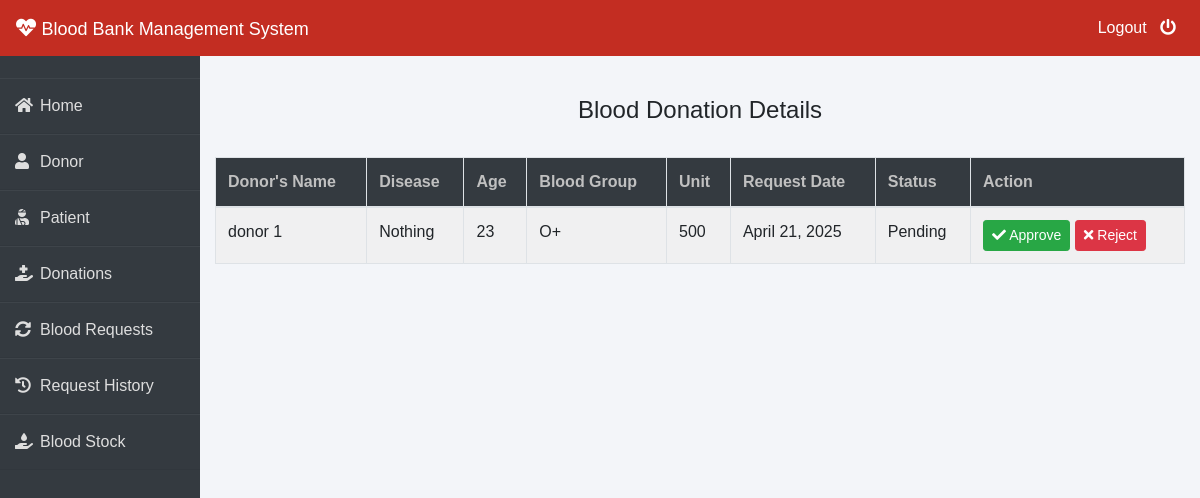
The page /admin-donation (signed in) on the database as committed earlier.
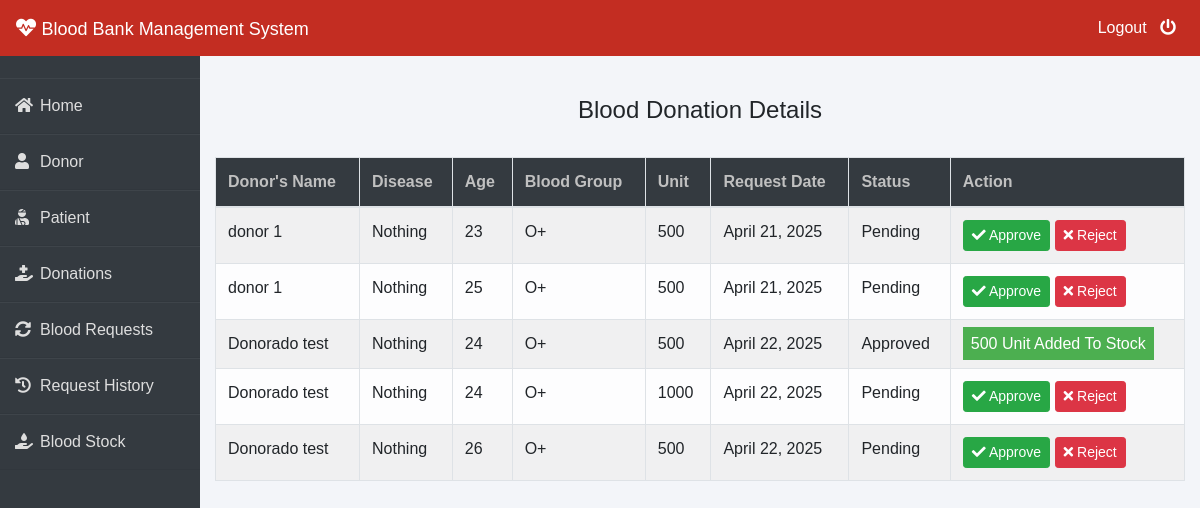
The same page on the database as committed later.
### donor/models.py (models this page shows, shortened)
class BloodDonate(models.Model):
    donor = models.ForeignKey(Donor, on_delete=models.CASCADE)
    disease = models.CharField(max_length=100, default="Nothing")
    age = models.PositiveIntegerField()  # Age should be a positive integer
    bloodgroup = models.CharField(max_length=10)  # Blood group is stored for each donation
    unit = models.PositiveIntegerField(default=0)  # Number of blood units donated
    status = models.CharField(max_length=20, default="Pending")  # Status of donation (Pending, Approved, etc.)
    date = models.DateField(auto_now=True)  # Date of donation is auto-filled

class Donor(models.Model):
    user = models.OneToOneField(User, on_delete=models.CASCADE)
    profile_pic = models.ImageField(upload_to='profile_pic/Donor/', null=True, blank=True)
    BLOOD_GROUP_CHOICES = [
        ('A+', 'A+'),
        ('A-', 'A-'),
        ('B+', 'B+'),
        ('B-', 'B-'),
        ('AB+', 'AB+'),
        ('AB-', 'AB-'),
        ('O+', 'O+'),
        ('O-', 'O-'),
    ]
    bloodgroup = models.CharField(max_length=10, choices=BLOOD_GROUP_CHOICES)
    address = models.CharField(max_length=255)  # Increased max_length for more flexibility
    mobile = models.CharField(max_length=20, null=False)
    @property
    def get_name(self):
        return f"{self.user.first_name} {self.user.last_name}"
    def __str__(self):
        return self.get_name  # Return the donor's full name as the string representation

### blood/views.py (the view)
# urls.py: path('admin-donation', views.admin_donation_view,name='admin-donation'),
@login_required(login_url='adminlogin')
def admin_donation_view(request):
    donations=dmodels.BloodDonate.objects.all()
    return render(request,'blood/admin_donation.html',{'donations':donations})

### templates/blood/admin_donation.html (shortened to what this page needs)
{% extends 'blood/adminbase.html' %}
{% block content %}
{% load widget_tweaks %}
{%load static%}
<head>
   </head>
<br><br>
<div class="container">
    <H4 class="text-center">Blood Donation Details</H4><br>
    <table class="table table-light table-hover table-bordered table-striped">
        <thead class="bg-dark">
            <tr>
                <th scope="col" style="color: rgb(192, 192, 192);">Donor's Name</th>
                <th scope="col" style="color: rgb(192, 192, 192);">Disease</th>
                <th scope="col" style="color: rgb(192, 192, 192);">Age</th>
                <th scope="col" style="color: rgb(192, 192, 192);">Blood Group</th>
                <th scope="col" style="color: rgb(192, 192, 192);">Unit</th>
                <th scope="col" style="color: rgb(192, 192, 192);">Request Date</th>
                <th scope="col" style="color: rgb(192, 192, 192);">Status</th>
                <th style="color: rgb(192, 192, 192);">Action</th>
            </tr>
        </thead>
        <tbody>
            {% for t in donations %}
            <tr>
                <td> {{t.donor}}</td>
                <td> {{t.disease}}</td>
                <td> {{t.age}}</td>
                <td>{{t.bloodgroup}}</td>
                <td>{{t.unit}}</td>
                <td>{{t.date}}</td>
                <td>{{t.status}}</td>
                {% if t.status == 'Pending' %}
                <td>
                    <button class="btn btn-success btn-sm"><a  style="text-decoration: none;color: white;" href="{% url 'approve-donation' t.id  %}"><i class="fa fa-check"></i> Approve</a> </button>
                    <button class="btn btn-danger btn-sm"><a  style="text-decoration: none;color: white;" href="{% url 'reject-donation' t.id  %}"><i class="fa fa-times"></i> Reject</a> </button>
                </td>
                {% elif  t.status == 'Approved' %}
                <td><span class="label success">{{t.unit}} Unit Added To Stock</span></td>
                {% else %}
                <td><span class="label danger">0 Unit Added To Stock</span></td>
                {% endif %}
            </tr>
            {% endfor %}
        </tbody>
    </table>
</div>
{% endblock content %}

Rows that differ between the two databases and show on the page:
added BloodDonate: donor "donor 1", disease "Nothing", age "25", bloodgroup "O+", unit "500", date "April 21, 2025", status "Pending", shows "Approve"
added BloodDonate: donor "Donorado test", disease "Nothing", age "24", bloodgroup "O+", unit "500", date "April 22, 2025", status "Approved"
added BloodDonate: donor "Donorado test", disease "Nothing", age "24", bloodgroup "O+", unit "1000", date "April 22, 2025", status "Pending", shows "Approve"
added BloodDonate: donor "Donorado test", disease "Nothing", age "26", bloodgroup "O+", unit "500", date "April 22, 2025", status "Pending", shows "Approve"
